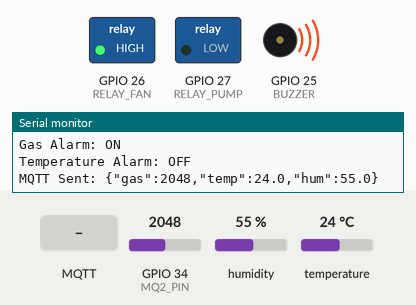
This sketch was run on a simulated ESP32. Shown: switched loads named in the sketch (green lamp = pin HIGH), buzzer (waves = sounding), the last lines printed to the serial monitor. The test bench sets the inputs (shaded band); at power-on: GPIO 34 (MQ2_PIN) = 2048, humidity 55 %, temperature 24 °C. WiFi joins after 1.5 s; servers stay silent unless stated; no MQTT or app messages arrive unless stated.

Above: at 2.3 s.
2.4 s: GPIO 34 (MQ2_PIN) set to 1952
At 4.7 s:
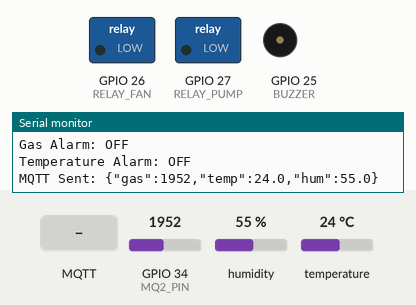
5.5 s: MQTT message "ON" arrives on the first subscribed topic
At 6.7 s:
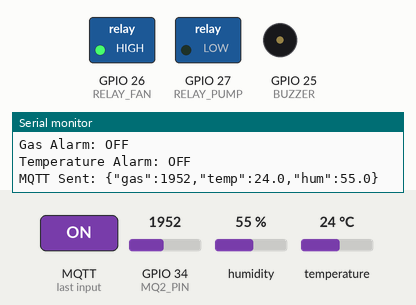
7.0 s: MQTT message "ON" arrives on the second subscribed topic
At 7.6 s:
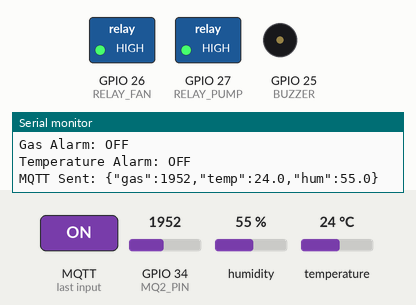
8.6 s: GPIO 34 (MQ2_PIN) set to 2040
At 11.2 s:
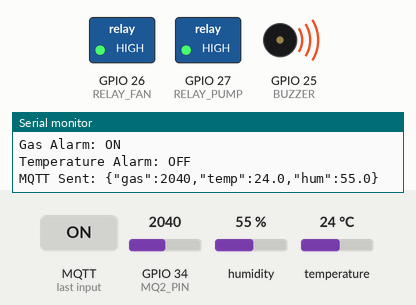
11.5 s: MQTT message "OFF" arrives on the first subscribed topic
At 12.0 s:
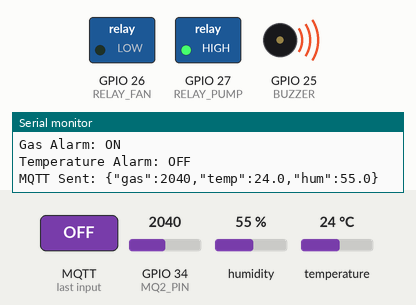
13.1 s: MQTT message "OFF" arrives on the second subscribed topic
At 13.8 s:
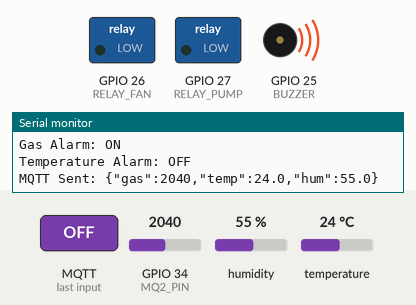
Timing chart, 0 to 15.7 s (numbered marks = the images above; inputs shaded):
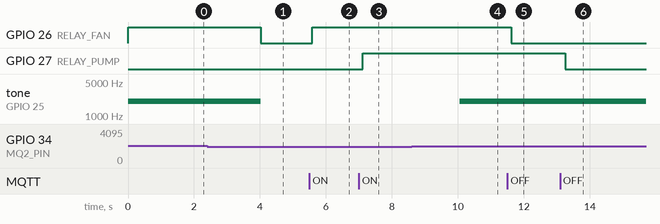

The sketch:

LAB3.ino
```cpp
#include <WiFi.h>
#include <PubSubClient.h>
#include <DHT.h>

// ========== WIFI + MQTT ==========
const char* ssid = "Wokwi-GUEST";
const char* password = "";

const char* mqtt_server = "broker.emqx.io";

WiFiClient espClient;
PubSubClient mqtt(espClient);

// ========== SENSOR ==========
#define MQ2_PIN 34
#define DHT_PIN 15
#define DHT_TYPE DHT22

DHT dht(DHT_PIN, DHT_TYPE);

// ========== ACTUATOR ==========
#define RELAY_FAN 26
#define RELAY_PUMP 27
#define BUZZER 25

#define GAS_LIMIT 2000
#define TEMP_LIMIT 50.0

// ========== DATA STRUCT ==========
struct SensorData {
  int gas;
  float temp;
  float hum;
};

// Lệnh điều khiển
struct Command {
  int device;  // 0: Fan, 1: Pump
  int mode;    // 0: AUTO, 1: OFF, 2: ON
};

// ========== QUEUE ==========
QueueHandle_t dataQueue;
QueueHandle_t dataAlert;
QueueHandle_t commandQueue;

// ========== MANUAL CONTROL ==========
bool manualFan = false;
bool manualPump = false;

bool fanManualState = false;
bool pumpManualState = false;

// ========== MQTT TOPIC ==========
const char* sensorTopic = "hoang/fire/sensor";
const char* fanTopic = "hoang/fire/cmd/fan";
const char* pumpTopic = "hoang/fire/cmd/pump";

// ========== MQTT CALLBACK ==========
void mqttCallback(char* topic, byte* payload,
                  unsigned int length) {

  String msg = "";

  for (int i = 0; i < length; i++) {
    msg += (char)payload[i];
  }

  Command cmd;

  if (strcmp(topic, fanTopic) == 0) {
    cmd.device = 0;
  }
  else if (strcmp(topic, pumpTopic) == 0) {
    cmd.device = 1;
  }
  else {
    return;
  }

  if (msg == "ON") cmd.mode = 2;
  else if (msg == "OFF") cmd.mode = 1;
  else if (msg == "AUTO") cmd.mode = 0;
  else return;

  xQueueSend(commandQueue, &cmd, 0);
}

// ========== MQTT CONNECT ==========
void reconnectMQTT() {

  while (!mqtt.connected()) {

    String clientID = "ESP32_Fire_";
    clientID += String((uint32_t)ESP.getEfuseMac(), HEX);

    Serial.println("Connecting MQTT...");

    if (mqtt.connect(clientID.c_str())) {

      Serial.println("MQTT Connected!");

      mqtt.subscribe(fanTopic);
      mqtt.subscribe(pumpTopic);

    } else {

      Serial.println("MQTT Failed!");

      vTaskDelay(pdMS_TO_TICKS(2000));
    }
  }
}

// =================================================
// TASK 1: WIFI + MQTT - CORE 0
// =================================================
void TaskTransmit(void *pvParameters) {

  WiFi.begin(ssid, password, 6);

  while (WiFi.status() != WL_CONNECTED) {
    vTaskDelay(pdMS_TO_TICKS(500));
  }

  Serial.println("WiFi Connected!");

  mqtt.setServer(mqtt_server, 1883);
  mqtt.setCallback(mqttCallback);
  mqtt.setBufferSize(256);

  SensorData data;

  while (1) {

    if (WiFi.status() != WL_CONNECTED) {
      WiFi.reconnect();
      vTaskDelay(pdMS_TO_TICKS(500));
      continue;
    }

    if (!mqtt.connected()) {
      reconnectMQTT();
    }

    mqtt.loop();

    // Nhận dữ liệu từ dataQueue
    if (xQueueReceive(dataQueue, &data,
                      pdMS_TO_TICKS(100)) == pdTRUE) {

      char payload[150];

      snprintf(payload, sizeof(payload),
        "{\"gas\":%d,\"temp\":%.1f,\"hum\":%.1f}",
        data.gas, data.temp, data.hum);

      if (mqtt.connected()) {
        mqtt.publish(sensorTopic, payload);
        Serial.println("MQTT Sent: " + String(payload));
      }
    }
  }
}

// =================================================
// TASK 2: READ SENSOR - CORE 1
// =================================================
void TaskRead(void *pvParameters) {

  SensorData data;

  while (1) {

    // Đọc cảm biến MQ2
    data.gas = analogRead(MQ2_PIN);

    // Đọc nhiệt độ và độ ẩm DHT22
    data.temp = dht.readTemperature();
    data.hum = dht.readHumidity();

    // Kiểm tra lỗi cảm biến
    if (isnan(data.temp) || isnan(data.hum)) {

      Serial.println("DHT22 Read Error!");

      vTaskDelay(pdMS_TO_TICKS(2000));
      continue;
    }

    // Hiển thị Serial
    Serial.println("\n===== FIRE ALARM =====");

    Serial.print("Gas ADC: ");
    Serial.println(data.gas);

    Serial.print("Temperature: ");
    Serial.print(data.temp);
    Serial.println(" *C");

    Serial.print("Humidity: ");
    Serial.print(data.hum);
    Serial.println(" %");

    // Gửi dữ liệu vào 2 Queue
    xQueueSend(dataQueue, &data, 0);
    xQueueSend(dataAlert, &data, 0);

    vTaskDelay(pdMS_TO_TICKS(2000));
  }
}

// =================================================
// TASK 3: ALERT + CONTROL - CORE 1
// =================================================
void TaskAlert(void *pvParameters) {

  SensorData data;
  Command cmd;

  bool fanAuto = false;
  bool pumpAuto = false;

  while (1) {

    // Nhận dữ liệu cảnh báo
    if (xQueueReceive(dataAlert, &data,
                      pdMS_TO_TICKS(100)) == pdTRUE) {

      fanAuto = (data.gas > GAS_LIMIT);
      pumpAuto = (data.temp > TEMP_LIMIT);

      Serial.println("\n===== ALERT CHECK =====");

      Serial.print("Gas Alarm: ");
      Serial.println(fanAuto ? "ON" : "OFF");

      Serial.print("Temperature Alarm: ");
      Serial.println(pumpAuto ? "ON" : "OFF");
    }

    // Nhận lệnh từ Web MQTT
    while (xQueueReceive(commandQueue, &cmd, 0) == pdTRUE) {

      if (cmd.device == 0) {
        manualFan = (cmd.mode != 0);
        fanManualState = (cmd.mode == 2);
      }

      if (cmd.device == 1) {
        manualPump = (cmd.mode != 0);
        pumpManualState = (cmd.mode == 2);
      }
    }

    // Điều khiển quạt và máy bơm
    bool fanState = manualFan ? fanManualState : fanAuto;
    bool pumpState = manualPump ? pumpManualState : pumpAuto;

    digitalWrite(RELAY_FAN, fanState ? HIGH : LOW);
    digitalWrite(RELAY_PUMP, pumpState ? HIGH : LOW);

    // ===== ĐIỀU KHIỂN BUZZER =====
    // Gas hoặc nhiệt độ vượt ngưỡng -> còi kêu
    if (fanAuto || pumpAuto) {
      tone(BUZZER, 2000);
    }
    else {
      noTone(BUZZER);
    }

    // Tránh Task chiếm CPU liên tục
    vTaskDelay(pdMS_TO_TICKS(20));
  }
}

// =================================================
// SETUP
// =================================================
void setup() {

  Serial.begin(115200);

  dht.begin();

  pinMode(MQ2_PIN, INPUT);

  pinMode(RELAY_FAN, OUTPUT);
  pinMode(RELAY_PUMP, OUTPUT);
  pinMode(BUZZER, OUTPUT);

  digitalWrite(RELAY_FAN, LOW);
  digitalWrite(RELAY_PUMP, LOW);

  noTone(BUZZER);

  // Tạo Queue
  dataQueue = xQueueCreate(10, sizeof(SensorData));
  dataAlert = xQueueCreate(10, sizeof(SensorData));
  commandQueue = xQueueCreate(10, sizeof(Command));

  if (!dataQueue || !dataAlert || !commandQueue) {

    Serial.println("Queue creation failed!");

    while (1) {
      vTaskDelay(pdMS_TO_TICKS(1000));
    }
  }

  // Tạo Task 1: MQTT + WiFi - Core 0
  xTaskCreatePinnedToCore(
    TaskTransmit,
    "TaskTransmit",
    8192,
    NULL,
    2,
    NULL,
    0
  );

  // Tạo Task 2: Đọc cảm biến - Core 1
  xTaskCreatePinnedToCore(
    TaskRead,
    "TaskRead",
    4096,
    NULL,
    2,
    NULL,
    1
  );

  // Tạo Task 3: Cảnh báo - Core 1
  xTaskCreatePinnedToCore(
    TaskAlert,
    "TaskAlert",
    4096,
    NULL,
    3,
    NULL,
    1
  );

  Serial.println("FIRE ALARM SYSTEM STARTED!");
}

// =================================================
// LOOP
// =================================================
void loop() {

  vTaskDelay(portMAX_DELAY);
}
```

Measured:
- the behaviour switches between 2001 and 2000 on GPIO 34 (MQ2_PIN) (found by bisection; images 0 and 1)
- after the input at 2.4 s, GPIO 26 (RELAY_FAN): HIGH → LOW after 1.6 s; tone on GPIO 25 (BUZZER): 2000 Hz → silent after 1.6 s
- after the input at 5.5 s, GPIO 26 (RELAY_FAN): LOW → HIGH after 0.09 s
- after the input at 7.0 s, GPIO 27 (RELAY_PUMP): LOW → HIGH after 0.12 s
- after the input at 8.6 s, tone on GPIO 25 (BUZZER): silent → 2000 Hz after 1.4 s
- after the input at 11.5 s, GPIO 26 (RELAY_FAN): HIGH → LOW after 0.11 s
- after the input at 13.1 s, GPIO 27 (RELAY_PUMP): HIGH → LOW after 0.16 s
